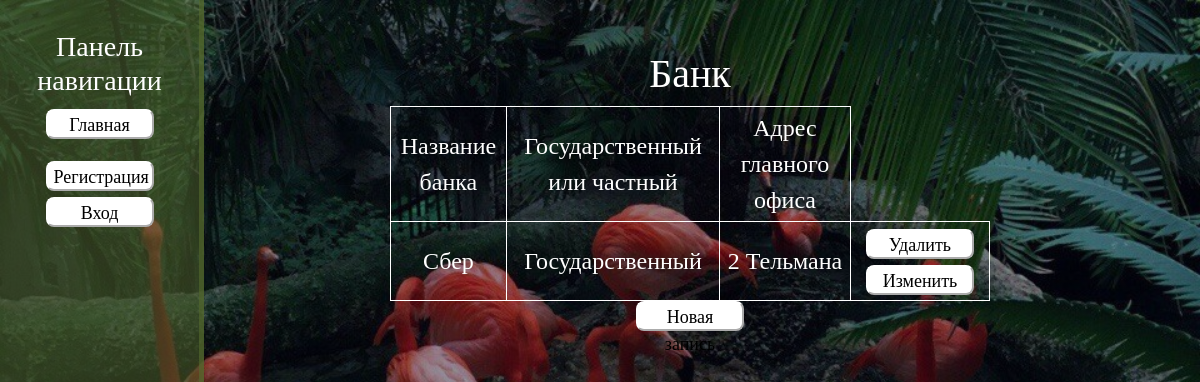
Screenshot of /output/5 with the database file from the repository.
### main/models.py (models this page shows, shortened)
class Bank(models.Model):
    STATUS_CHOICES = (
        ('draft', 'Draft'),
        ('published', 'Published'),
    )
    name = models.CharField(max_length=30)
    state_or_private = models.CharField(max_length=30)
    address = models.CharField(max_length=30)

### main/views.py (the view)
# urls.py: path('output/<int:idx>', views.output, name='output'),
def output(request, idx):
    paths = ['TranslationParticipants/trans_participants.html', 'Card/card.html', 'Operations/operations.html',
             'PersonalData/personal_data.html', 'Translations/translation.html', 'Bank/bank.html']
    models = [TranslationParticipants, Card, Operations, PersonalData, Translation, Bank]
    attributes = models[idx].objects.all()
    return render(request, 'main/' + paths[idx],
                  {'attributes': attributes, 'role': get_role(request.user)})

### main/views.py (called while the page is built, shortened)
def get_role(user):
    template = ""
    return template

### main/templates/main/Bank/bank.html
{% extends 'main/navigation.html' %}
{% block content %}
    <div class="features">
        <h1>Банк</h1>
        <table align="center">
        <tr>
          <td align="center">Название банка</td>
          <td align="center">Государственный или частный</td>
          <td align="center">Адрес главного офиса</td>
          </tr>
        {% for el in attributes %}
            <tr>
                <td>{{ el.name }}</td>
                <td>{{ el.state_or_private }}</td>
                <td>{{ el.address }}</td>
                <td><a href="{% url 'delete_check' pk=el.id idx=5 %}"><button>Удалить</button></a>
                <a href="{% url 'update_bank' el.id %}"><button>Изменить</button></a></td>
             </tr>
        {% endfor %}
        </table>
        <a href="{% url 'create' idx=5 %}"><li><button>Новая запись</button></li></a>
    </div>
{% endblock %}

### main/static/main/css/main.css (style rules this page uses)
body { background: linear-gradient(rgba(0,0,0,0.4), rgba(0,0,0,0.4)), url('../img/bgrnd.jpg'); background-repeat: no-repeat; background-size: cover; background-attachment: fixed; background-position: top; color: #fff; font-family: Gabriola; font-size: 2vw; }
main .features { float: left; margin-left: 20vw; margin-top: 50px; text-align: center; width: 75%; }
TABLE { width: 50vw; border-collapse: collapse; }
TD, TH { padding: 3px; border: 1px solid white; }
li { list-style-type: none; }
button { font-size: 1.5vw; width: 9vw; height: 2.5vw; text-align: center; border-radius: 8px; border-color: white; background-color: white; font-family: Gabriola; }

### rows the page displays
Bank: name "Сбер", state_or_private "Государственный", address "2 Тельмана"
